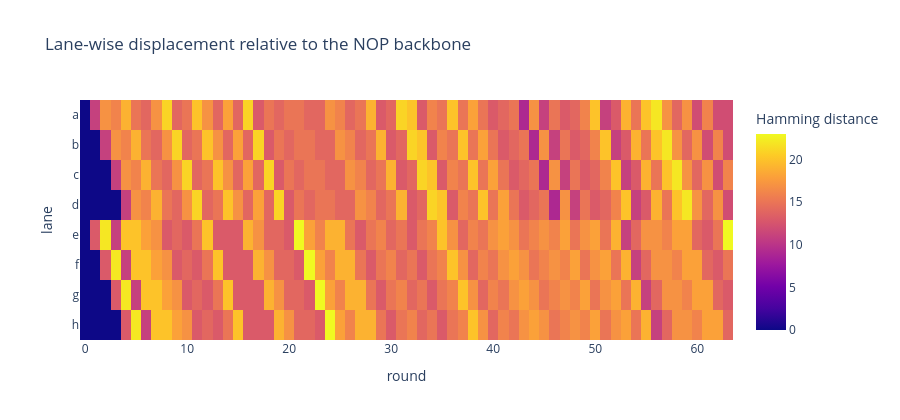

Source (notebook cell):
### Markdown cell above
### 2.1 Perturbation heatmap

A companion notebook should show **where the message shows up first**. Here the color is the lane-wise Hamming distance between the NOP backbone and the real run for the message `b"abc"`.

### Code cell
lanes = list("abcdefgh")
delta_rows = []
for r in range(64):
    for lane in lanes:
        delta_rows.append({
            "round": r,
            "lane": lane,
            "delta_hw": hw(int(trace_abc.loc[r, lane]) ^ int(trace_nop.loc[r, lane]))
        })
delta_df = pd.DataFrame(delta_rows)

fig_delta = px.imshow(
    delta_df.pivot(index="lane", columns="round", values="delta_hw"),
    aspect="auto",
    labels=dict(color="Hamming distance"),
    title="Lane-wise displacement relative to the NOP backbone"
)
fig_delta.update_layout(height=420)
fig_delta.show()

### Figure 1 — Plotly figure (JSON) as saved in the notebook; plotly's stock layout.template omitted (floating-point values rounded to 4 significant figures; data arrays with more than 128 entries replaced by an {"elided": "..."} marker saying what was removed)
{"data": [{"coloraxis": "coloraxis", "hovertemplate": "round: %{x}<br>lane: %{y}<br>Hamming distance: %{z}<extra></extra>", "name": "0", "type": "heatmap", "x": [0, 1, 2, 3, 4, 5, 6, 7, 8, 9, 10, 11, 12, 13, 14, 15, 16, 17, 18, 19, 20, 21, 22, 23, 24, 25, 26, 27, 28, 29, 30, 31, 32, 33, 34, 35, 36, 37, 38, 39, 40, 41, 42, 43, 44, 45, 46, 47, 48, 49, 50, 51, 52, 53, 54, 55, 56, 57, 58, 59, 60, 61, 62, 63], "xaxis": "x", "y": ["a", "b", "c", "d", "e", "f", "g", "h"], "yaxis": "y", "z": {"elided": "8x64 int values"}}], "layout": {"coloraxis": {"colorbar": {"title": {"text": "Hamming distance"}}, "colorscale": [[0, "#0d0887"], [0.1111, "#46039f"], [0.2222, "#7201a8"], [0.3333, "#9c179e"], [0.4444, "#bd3786"], [0.5556, "#d8576b"], [0.6667, "#ed7953"], [0.7778, "#fb9f3a"], [0.8889, "#fdca26"], [1, "#f0f921"]]}, "height": 420, "title": {"text": "Lane-wise displacement relative to the NOP backbone"}, "xaxis": {"anchor": "y", "domain": [0, 1], "title": {"text": "round"}}, "yaxis": {"anchor": "x", "autorange": "reversed", "domain": [0, 1], "title": {"text": "lane"}}}}
